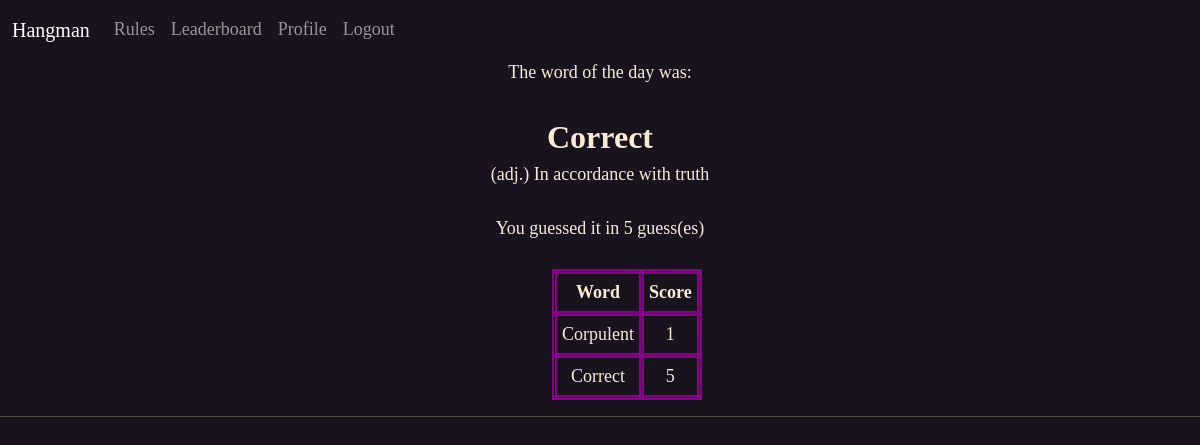
Page /wotd (signed in) on the committed database.
### app/models.py (models this page shows, shortened)
class Words(db.Model):
    id = db.Column(db.Integer, primary_key=True)
    word = db.Column(db.String(60), index=True, unique=True)
    definition = db.Column(db.String(60), index=True, unique=True)

### app/routes.py (the view)
@app.route('/wotd', methods=['GET'])
@login_required
def wotd():
    dict = {}
    for score in Scores.query.filter_by(user_id=current_user.id).all():
        dict[f"{Words.query.get(score.word_id).word}"] = f"{score.number_of_guesses}"
    return render_template('wotd.html', word=answer.capitalize(),
                           score=Scores.query.filter_by(
                               user_id=current_user.id, word_id=wordID).first_or_404().number_of_guesses,
                           definition=definition, dict=dict)

### app/models.py (called while the page is built)
@login.user_loader
def load_user(id):
    return User.query.get(int(id))

### app/routes.py (called while the page is built)
@app.before_request
def before_request():
    if current_user.is_authenticated:
        current_user.last_seen = datetime.utcnow()
        db.session.commit()

### app/templates/wotd.html
{% extends 'base.html' %}
{%block content%}
<div id="wotd">
    The word of the day was: <br><br><strong style="font-size: xx-large;">{{word}}</strong> <br> {{definition}} <br><br>
    You guessed it in {{score}} guess(es)
    <br><br>
    <table id="stats">
        <tr>
            <th style="border: 5px double darkmagenta; padding: 5px;">Word</th>
            <th style="border: 5px double darkmagenta; padding: 5px;">Score</th>
        </tr>
        {% for key,value in dict.items() %}
        <tr>
            <td style="border: 5px double darkmagenta; padding: 5px;">{{key}}</td>
            <td style="border: 5px double darkmagenta; padding: 5px; text-align: center;">{{value}}</td>
        </tr>
        {% endfor %}
    </table>
</div>
{%endblock%}

### app/static/Hangman.css (style rules this page uses)
body { background-color: rgb(25, 19, 29); color: antiquewhite; font-family: cursive, 'Times New Roman', Times, serif, Georgia; font-size: large; }
.slides, #wotd { text-align: center; }
#stats { border: 2px groove whitesmoke; position: relative; left: 46%; }

### rows in the picture
Words: word "Correct", definition "(adj.) In accordance with truth", value "5"
Words: word "Corpulent", value "1"

### other values in the picture
{{ score }} "5"
